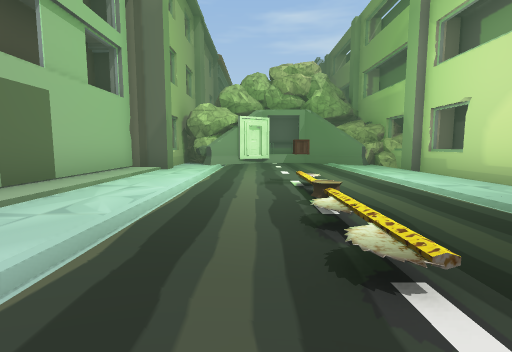
[1] (above)

13 first-person views from a walk through a Unity game level. The camera is 1.2 m above the floor, tilts 6° down and sees 85° across. The floor is counted in squares, 2 m on a side. Each view is taken from the middle of a square. On the plan, view 1 faces up. The plan holds only what a view shows up to about 9 squares ahead; the rest is blank. The place goes on beyond the plan. The player character is not drawn. Some animated figures are left out. Some surface patterns are stand-ins.

[2]
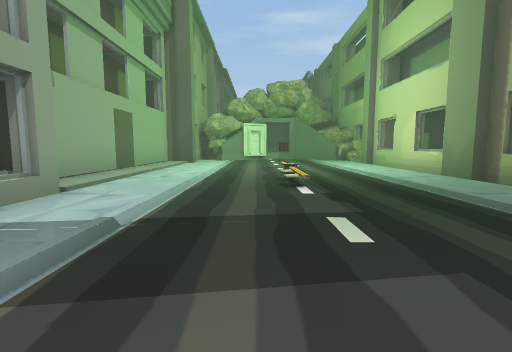

[3]
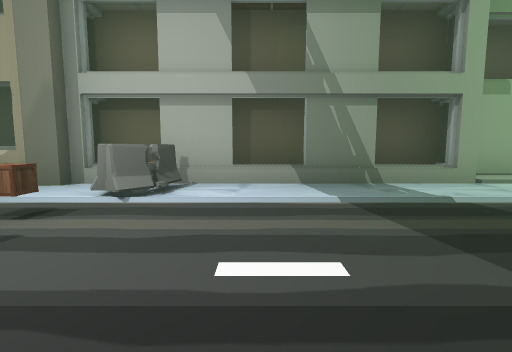

[4]
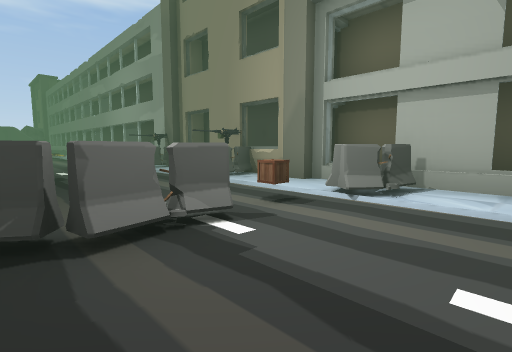

[5]
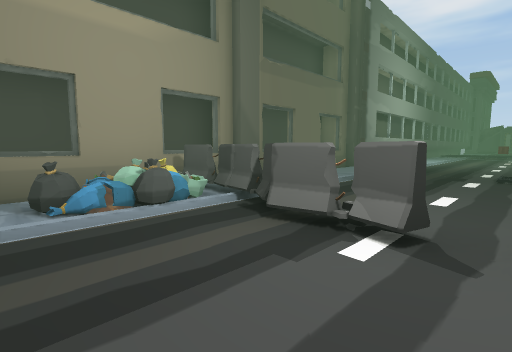

[6]
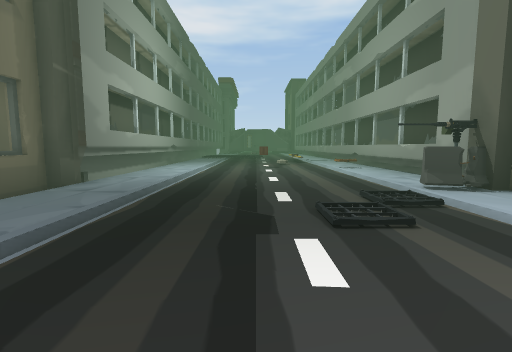

[7]
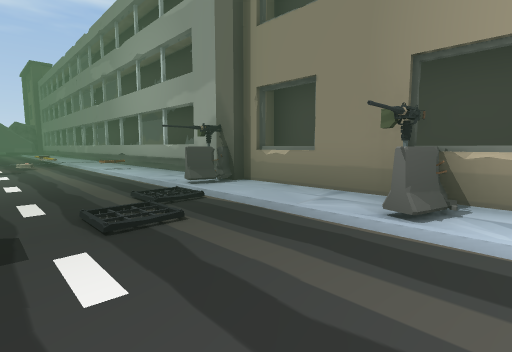

[8]
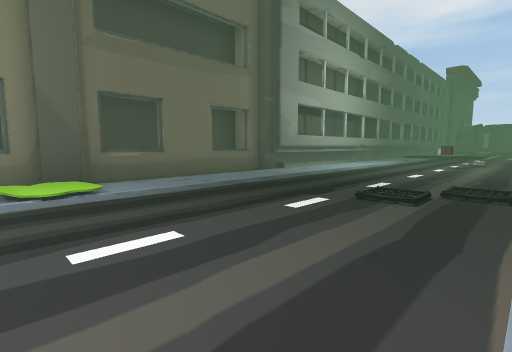

[9]
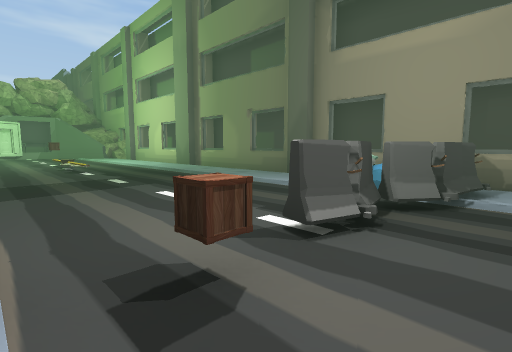

[10]
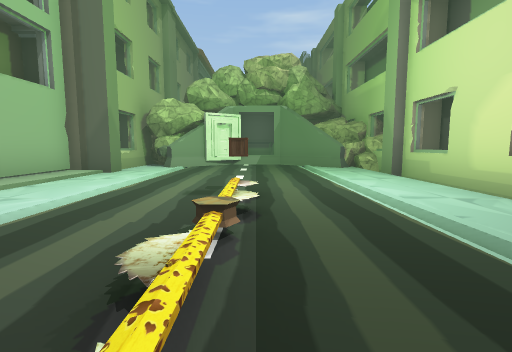

[11]
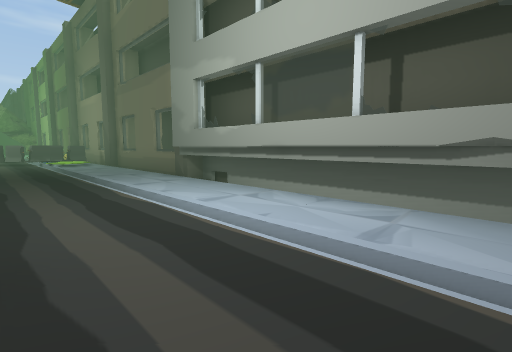

[12]
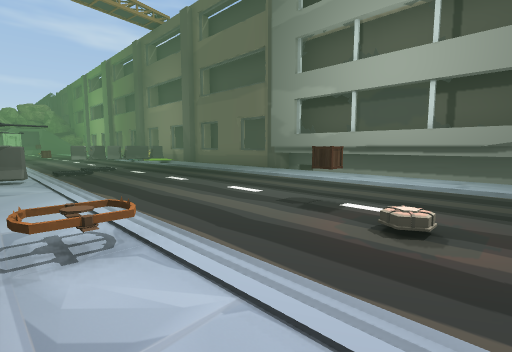

[13]
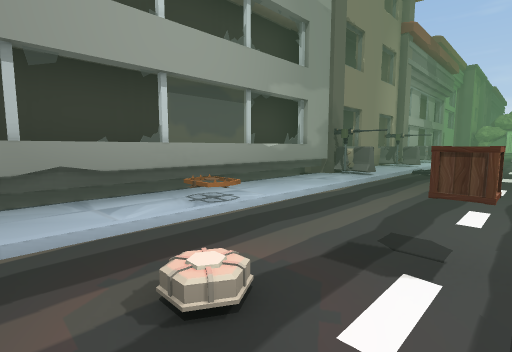

### Floor plan
Key: @ floor where view 1 was taken; # wall or solid block; . main floor; : floor 0.25 m higher than the main floor; - floor 0.25 m lower than the main floor; / step, stairs or slope; v drop or lower ground; B barrier; S spikes; O other object.
Columns run from 4 left of view 1 to 6 right of it. Each row starts with its distance up from view 1.
 10  #OO#..  OO
  9  ##....#OOO
  8 ##......##
  7 #:......##
  6 #:......##
  5 #:...O..##
  4 #:...//.#
  3 #:...//.#
  2 #:...//.#
  1 ##...//.#
  0 #:..@...##
 -1 # ......##
 -2 # ......##
 -3 #:.....O##
 -4 ##B....O##
 -5  #BBOBBBB#
 -6  #.....O##
 -7  #......##
 -8  #B.....-#
 -9  #..S...-#
-10  #.S....-#
-11  #B.....-#
-12  #......##
-13  #......#v
-14  #......#v
-15  #O..O..#v
-16  #..O...#v
-17  #......#v

Where each view was taken, in squares from view 1:
view 1: 0 up, 0 right, facing up
view 2: 3 down, 0 right, facing up
view 3: 3 down, 2 right, facing left
view 4: 3 down, 2 right, facing down-left
view 5: 3 down, 0 right, facing down-right
view 6: 7 down, 1 right, facing down
view 7: 7 down, 1 right, facing down-left
view 8: 6 down, 1 left, facing down-right
view 9: 6 down, 1 left, facing up-right
view 10: 1 up, 1 right, facing up
view 11: 17 down, 1 right, facing up-right
view 12: 17 down, 2 left, facing up-right
view 13: 17 down, 1 right, facing up-left
